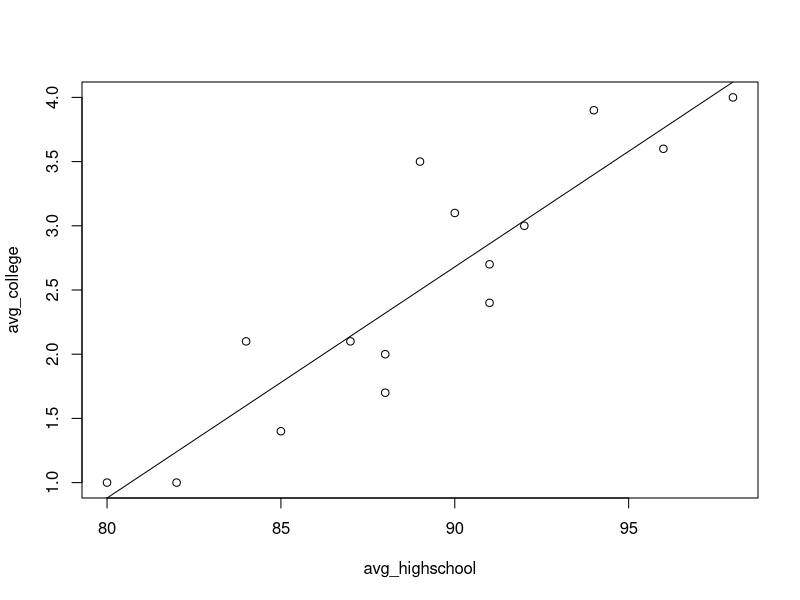

Write R code to recreate this figure.
avg_highschool = c(80,82,84,85,87,88,88,89,90,91,91,92,94,96,98)
avg_college = c(1,1,2.1,1.4,2.1,1.7,2,3.5,3.1,2.4,2.7,3,3.9,3.6,4)

# Plot data into graph
plot(avg_highschool, avg_college)

# Calculates correlation
cor.test(avg_highschool, avg_college)

# Linear regression model
linear_model = lm(avg_college ~ avg_highschool)

# Calculates coefficients of linear model
coef(linear_model)

# Draws the linear regression model line
abline(linear_model)
